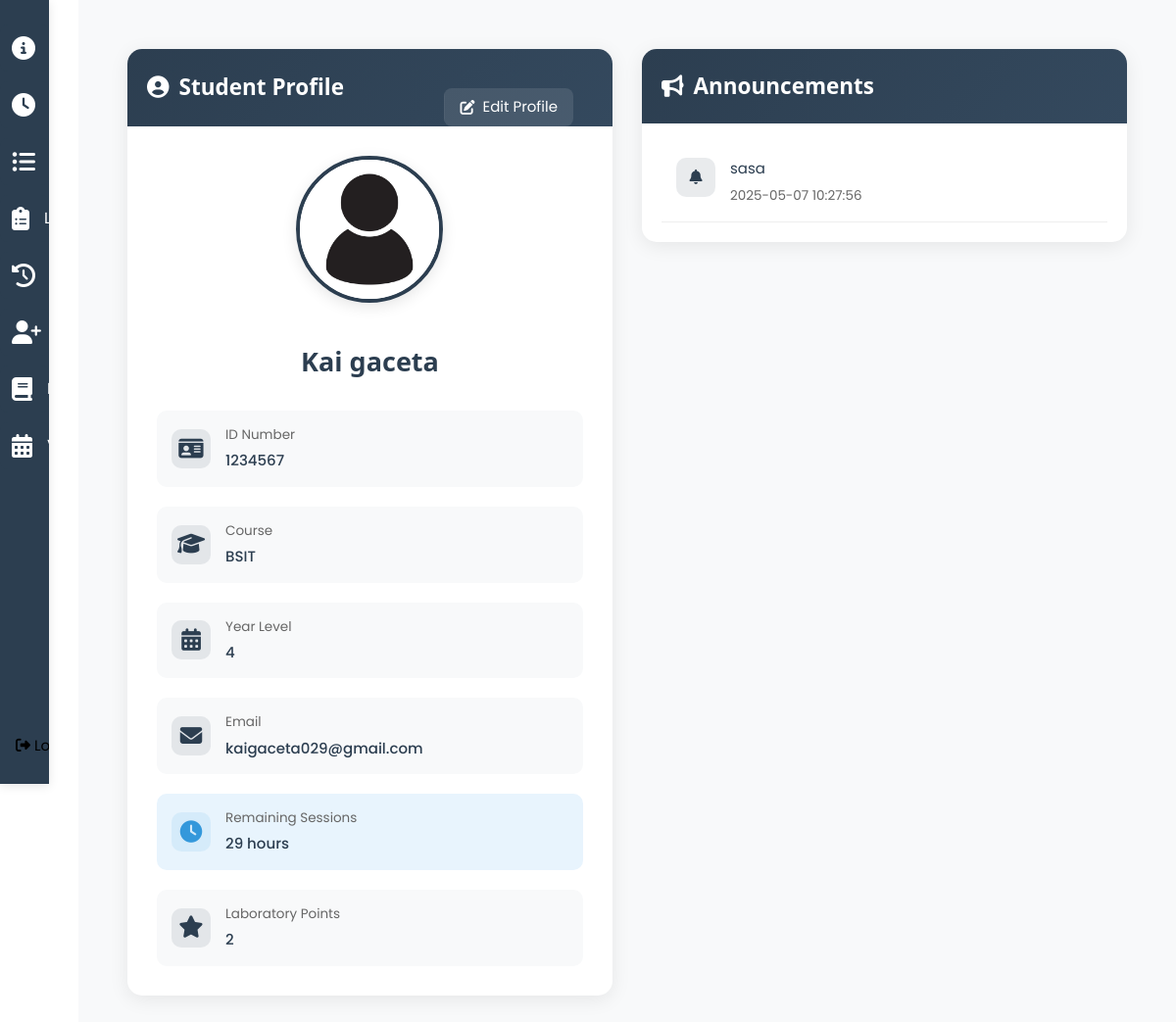
/information (signed in), run on an earlier commit of the app's database.
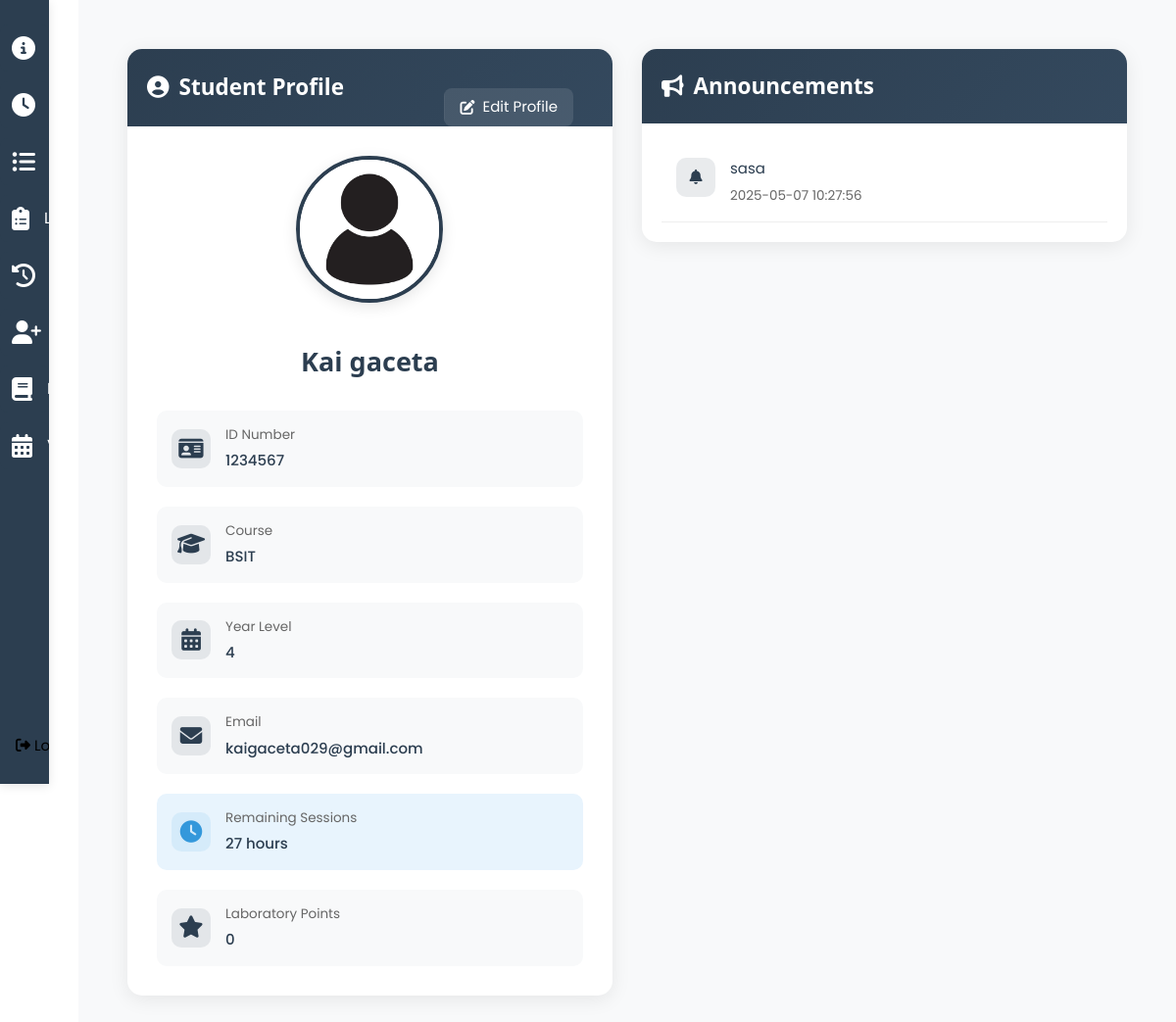
And on a later commit of the database.
### tables this page shows
CREATE TABLE users (
                id INTEGER PRIMARY KEY AUTOINCREMENT,
                username TEXT UNIQUE NOT NULL,
                password TEXT NOT NULL,
                firstname TEXT NOT NULL,
                lastname TEXT NOT NULL,
                email TEXT UNIQUE NOT NULL,
                role TEXT NOT NULL,
                remaining_sessions INTEGER DEFAULT 0,
                points INTEGER DEFAULT 0,
                course TEXT,
                yearlvl TEXT,
                profile_pic TEXT
            , midname text);

### app.py (the view)
@app.route('/information')
def information():
    if 'username' not in session:
        flash('Please log in first.', 'error')
        return redirect(url_for('login'))
    user = dbhelper.get_user_info(session['username'])
    if not user:
        flash("User not found!", "error")
        return redirect(url_for("login"))
    points = dbhelper.get_student_points(user['id'])
    user['points'] = points
    announcements = dbhelper.get_announcements()
    return render_template('information.html', user=user, announcements=announcements)

### dbhelper.py (called while the page is built)
def get_db_connection():
    conn = sqlite3.connect(DATABASE)
    conn.row_factory = sqlite3.Row
    return conn

def get_announcements():
    conn = get_db_connection()
    cursor = conn.cursor()
    cursor.execute("""
                SELECT * FROM announcements
                ORDER BY date_created DESC
            """)
    announcements = cursor.fetchall()
    conn.close()
    return announcements

def get_student_points(student_id):
    try:
        conn = get_db_connection()
        cursor = conn.cursor()
        cursor.execute("""
            SELECT points
            FROM sit_in_history
            WHERE user_id = ?
            ORDER BY time_out DESC
            LIMIT 1
        """, (student_id,))
        result = cursor.fetchone()
        points = result[0] if result else 0
        conn.close()
        return points
    except Exception as e:
        print(f"Error getting student points: {e}")
        return 0

### templates/information.html (shortened to what the changed rows need)
{% extends 'dashboard.html' %}
{% block content %}
<div class="w3-container info-container">
    <div class="w3-row">
        <div class="w3-col l6 m12 s12">
            <div class="profile-card">
                <div class="profile-header">
                    <h2 style="color: white;"><i class="fas fa-user-circle" style="color: white"></i> Student Profile</h2>
                </div>
                <div class="profile-content">
                    <div class="profile-image-container">
                        {% if user.profile_pic %}
                            <img src="{{ url_for('static', filename='uploads/' + user.profile_pic) }}" alt="Profile Picture" class="profile-image">
                        {% else %}
                            <img src="{{ url_for('static', filename='uploads/profile.jpg') }}" alt="Default Profile Picture" class="profile-image">
                        {% endif %}
                    </div>
                    <div class="student-info">
                        <h3 class="student-name">{{ user.firstname }} {{ user.lastname }}</h3>
                        <div class="info-grid">
                            <div class="info-item">
                                <div class="info-content">
                                    <label>ID Number</label>
                                    <p>{{ user.id }}</p>
                                </div>
                            </div>
                            <div class="info-item">
                                <div class="info-content">
                                    <label>Course</label>
                                    <p>{{ user.course }}</p>
                                </div>
                            </div>
                            <div class="info-item">
                                <div class="info-content">
                                    <label>Year Level</label>
                                    <p>{{ user.yearlvl }}</p>
                                </div>
                            </div>
                            <div class="info-item">
                                <div class="info-content">
                                    <label>Email</label>
                                    <p>{{ user.email }}</p>
                                </div>
                            </div>
                            <div class="info-item highlight">
                                <div class="info-content">
                                    <p><span id="timeRemaining">{{ user.remaining_sessions }}</span> hours</p>
                                </div>
                            </div>
                            <div class="info-item">
                                <div class="info-content">
                                    <label>Laboratory Points</label>
                                    <p>{{ user.points}}</p>
                                </div>
                            </div>
                        </div>
                    </div>
                </div>
            </div>
        </div>
        <div class="w3-col l6 m12 s12">
            <div class="announcements-card">
                <div class="announcements-header">
                    <h2 style="color: white;">
                        <i class="fas fa-bullhorn"></i> Announcements
                    </h2>
                </div>
            </div>
        </div>
    </div>
</div>
{% endblock %}

What changed in the data, as far as the page shows it:
changed users "Kai": remaining_sessions "29" → "27"
Also different on the page:
{{ user.points }}: "2" → "0"
